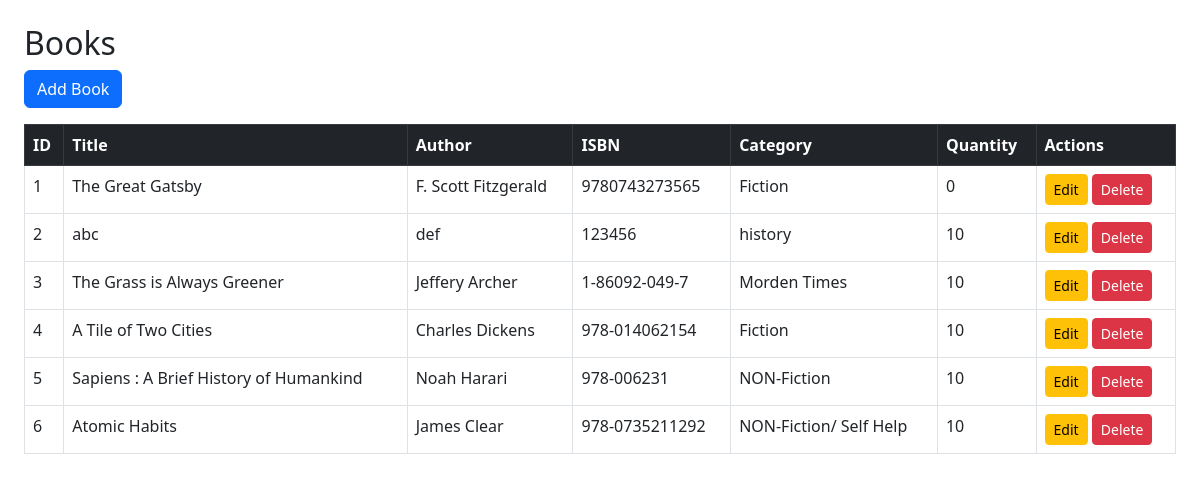
Page /admin (signed in) on the earlier database version.
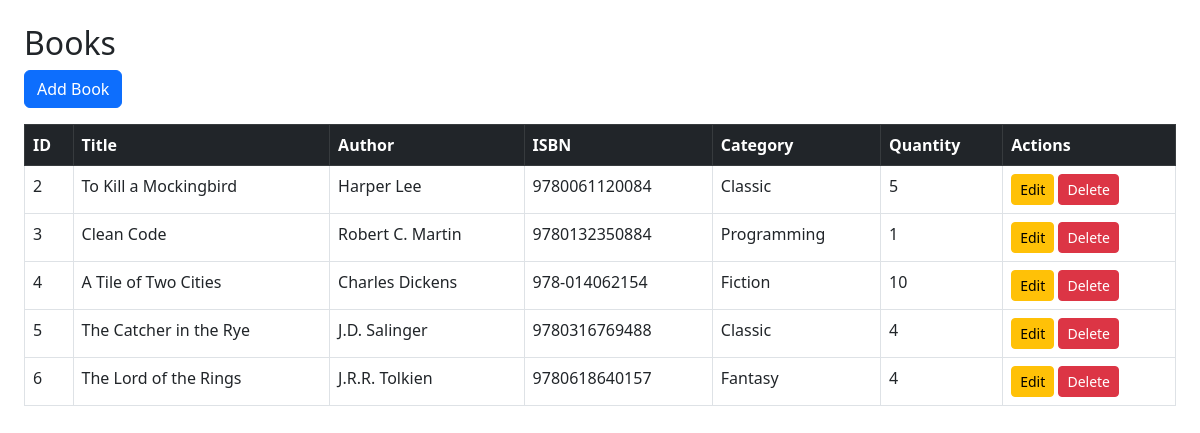
Same page on the later database version.
### tables this page shows
CREATE TABLE books (
    id INTEGER PRIMARY KEY AUTOINCREMENT,
    title TEXT NOT NULL,
    author TEXT NOT NULL,
    isbn TEXT UNIQUE NOT NULL,
    category TEXT,
    quantity INTEGER NOT NULL
);

### app.py (the view)
@app.route('/admin')
def admin_dashboard():
    if session.get('role') != 'admin':
        flash("Access denied", "danger")
        return redirect('/')
    conn = get_db()
    c = conn.cursor()
    c.execute("SELECT * FROM books")
    books = c.fetchall()
    conn.close()
    return render_template('admin_book.html', books=books)

### app.py (called while the page is built)
def get_db():
    return sqlite3.connect(DATABASE)

### templates/admin_book.html (shortened to what this page needs)
<!DOCTYPE html>
<html>
<head>
    <link rel="stylesheet" href="https://cdn.jsdelivr.net/npm/bootstrap@5.3.0/dist/css/bootstrap.min.css">
</head>
<body class="p-4">
    <h2>Books</h2>
    <a href="/admin/books/add" class="btn btn-primary mb-3">Add Book</a>
    <table class="table table-bordered table-hover">
        <thead class="table-dark">
            <tr>
                <th>ID</th><th>Title</th><th>Author</th><th>ISBN</th><th>Category</th><th>Quantity</th><th>Actions</th>
            </tr>
        </thead>
        <tbody>
            {% for book in books %}
            <tr>
                <td>{{ book[0] }}</td>
                <td>{{ book[1] }}</td>
                <td>{{ book[2] }}</td>
                <td>{{ book[3] }}</td>
                <td>{{ book[4] }}</td>
                <td>{{ book[5] }}</td>
                <td>
                    <a href="/admin/books/edit/{{ book[0] }}" class="btn btn-sm btn-warning">Edit</a>
                    <form action="/admin/books/delete/{{ book[0] }}" method="POST" style="display:inline-block;">
                        <button type="submit" class="btn btn-sm btn-danger" onclick="return confirm('Are you sure you want to delete this book?')">Delete</button>
                    </form>
                </td>
            </tr>
            {% endfor %}
        </tbody>
    </table>
</body>
</html>

Differences in the rows shown:
removed books: id "1", title "The Great Gatsby", author "F. Scott Fitzgerald", isbn "9780743273565", category "Fiction", quantity "0"
changed books id 2: title "abc" → "To Kill a Mockingbird"; author "def" → "Harper Lee"; isbn "123456" → "9780061120084"; category "history" → "Classic"; quantity "10" → "5"
changed books id 3: title "The Grass is Always Greener" → "Clean Code"; author "Jeffery Archer" → "Robert C. Martin"; isbn "1-86092-049-7" → "9780132350884"; category "Morden Times" → "Programming"; quantity "10" → "1"
changed books id 5: title "Sapiens : A Brief History of Humankind" → "The Catcher in the Rye"; author "Noah Harari" → "J.D. Salinger"; isbn "978-006231" → "9780316769488"; category "NON-Fiction" → "Classic"; quantity "10" → "4"
changed books id 6: title "Atomic Habits" → "The Lord of the Rings"; author "James Clear" → "J.R.R. Tolkien"; isbn "978-0735211292" → "9780618640157"; category "NON-Fiction/ Self Help" → "Fantasy"; quantity "10" → "4"
